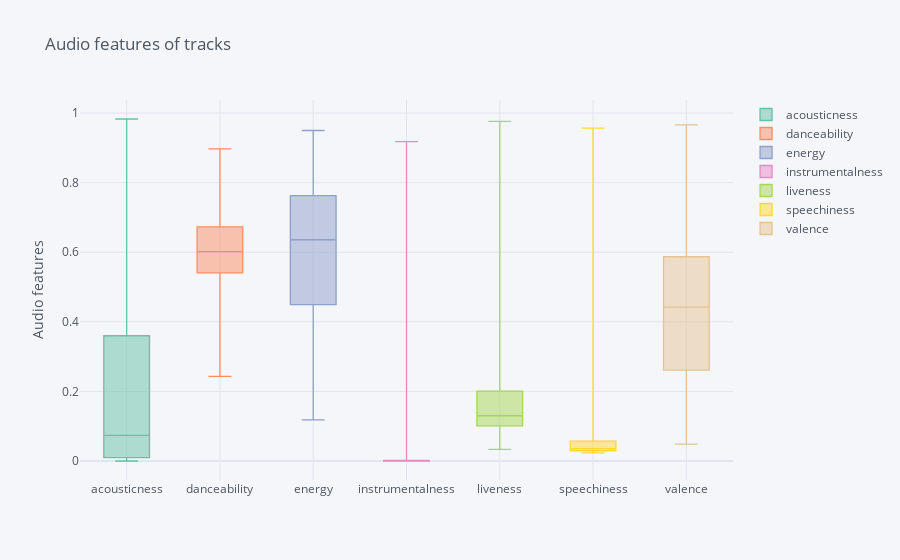

Notebook code for this chart:
### Markdown cell above
## Showing audio feature distribution.

### Code cell
df_features_radar.iplot(
        kind='box', colorscale='set2',
        #xTitle='audio feature',
        yTitle='Audio features',
        title='Audio features of tracks')

### Figure 1 — Plotly figure (JSON) as saved in the notebook; plotly's stock layout.template omitted (floating-point values rounded to 4 significant figures; data arrays with more than 128 entries replaced by an {"elided": "..."} marker saying what was removed)
{"data": [{"boxpoints": false, "line": {"width": 1.3}, "marker": {"color": "rgba(102, 194, 165, 1.0)"}, "name": "acousticness", "orientation": "v", "type": "box", "y": {"elided": "917 float values"}}, {"boxpoints": false, "line": {"width": 1.3}, "marker": {"color": "rgba(252, 141, 98, 1.0)"}, "name": "danceability", "orientation": "v", "type": "box", "y": {"elided": "917 float values"}}, {"boxpoints": false, "line": {"width": 1.3}, "marker": {"color": "rgba(141, 160, 203, 1.0)"}, "name": "energy", "orientation": "v", "type": "box", "y": {"elided": "917 float values"}}, {"boxpoints": false, "line": {"width": 1.3}, "marker": {"color": "rgba(231, 138, 195, 1.0)"}, "name": "instrumentalness", "orientation": "v", "type": "box", "y": {"elided": "917 float values"}}, {"boxpoints": false, "line": {"width": 1.3}, "marker": {"color": "rgba(166, 216, 84, 1.0)"}, "name": "liveness", "orientation": "v", "type": "box", "y": {"elided": "917 float values"}}, {"boxpoints": false, "line": {"width": 1.3}, "marker": {"color": "rgba(255, 217, 47, 1.0)"}, "name": "speechiness", "orientation": "v", "type": "box", "y": {"elided": "917 float values"}}, {"boxpoints": false, "line": {"width": 1.3}, "marker": {"color": "rgba(229, 196, 148, 1.0)"}, "name": "valence", "orientation": "v", "type": "box", "y": {"elided": "917 float values"}}], "layout": {"legend": {"bgcolor": "#F5F6F9", "font": {"color": "#4D5663"}}, "paper_bgcolor": "#F5F6F9", "plot_bgcolor": "#F5F6F9", "title": {"font": {"color": "#4D5663"}, "text": "Audio features of tracks"}, "xaxis": {"gridcolor": "#E1E5ED", "showgrid": true, "tickfont": {"color": "#4D5663"}, "title": {"font": {"color": "#4D5663"}, "text": ""}, "zerolinecolor": "#E1E5ED"}, "yaxis": {"gridcolor": "#E1E5ED", "showgrid": true, "tickfont": {"color": "#4D5663"}, "title": {"font": {"color": "#4D5663"}, "text": "Audio features"}, "zerolinecolor": "#E1E5ED"}}}
